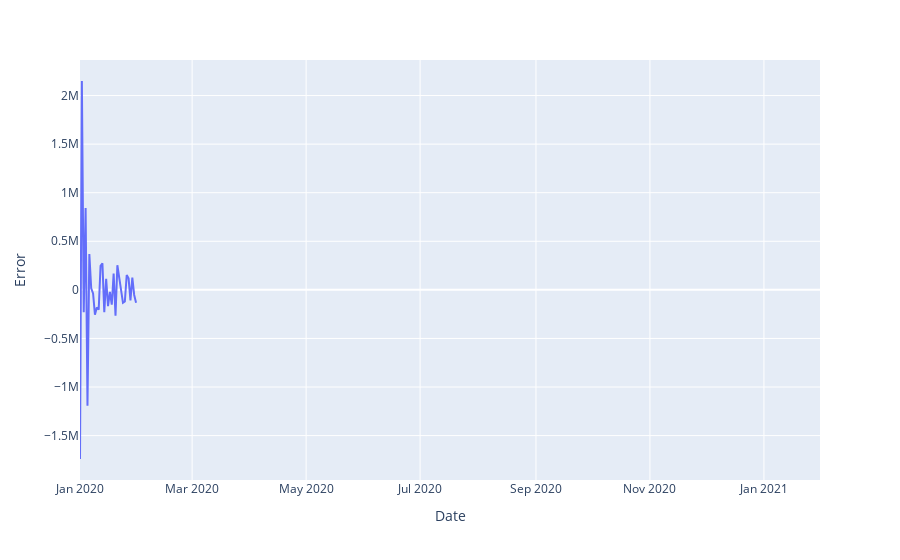

Notebook cell for this chart:
### Code cell
fig = px.line(x=residuals.index, y=residuals, labels={'x':'Date', 'y':'Error'})
fig.show()

### Figure 1 — Plotly figure (JSON) as saved in the notebook; plotly's stock layout.template omitted (floating-point values rounded to 4 significant figures; data arrays with more than 128 entries replaced by an {"elided": "..."} marker saying what was removed)
{"data": [{"hovertemplate": "Date=%{x}<br>Error=%{y}<extra></extra>", "legendgroup": "", "line": {"color": "#636efa", "dash": "solid"}, "marker": {"symbol": "circle"}, "mode": "lines", "name": "", "orientation": "v", "showlegend": false, "type": "scatter", "x": {"elided": "397 str values"}, "xaxis": "x", "y": {"elided": "397 float values"}, "yaxis": "y"}], "layout": {"legend": {"tracegroupgap": 0}, "margin": {"t": 60}, "xaxis": {"anchor": "y", "domain": [0, 1], "title": {"text": "Date"}}, "yaxis": {"anchor": "x", "domain": [0, 1], "title": {"text": "Error"}}}}
